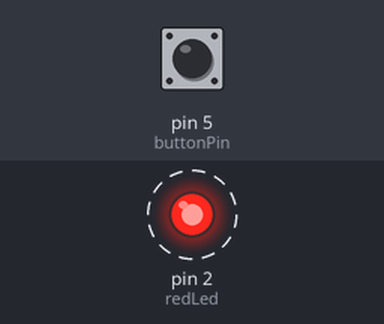
A sketch run on a simulated Arduino Uno, built with avr-gcc and run on an emulated ATmega328P. Parts: output pins drawn as LEDs (lit = HIGH). Dashed ring = blinking. The inputs (shaded band) are chosen by the test bench; at power-on: pin 5 (buttonPin) LOW.

Above: at 4.8 s.
4.9 s: pin 5 (buttonPin) pulled HIGH for 2.35 s
At 5.5 s:
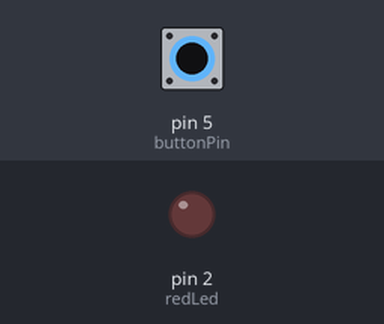
At 8.2 s:
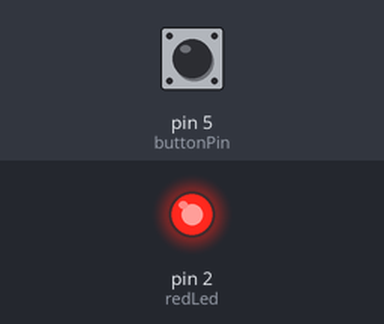
Timing chart, 0 to 14.7 s (numbered marks = the images above; inputs shaded):
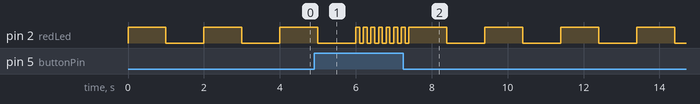

The sketch:

blink.ino
```cpp
// constants
const int redLed = 2;
const int buttonPin = 5;

// variables that change
int buttonState = 0;
int blinkDelay = 1000;


// the setup routine runs once when you press reset:
void setup() {
  // initialize the digital pin as an output.
  pinMode(redLed, OUTPUT);
  // read from the button pin
  pinMode(buttonPin, INPUT);
}

// the loop routine runs over and over again forever:
void loop() {

  buttonState = digitalRead(buttonPin);
  if(buttonState == HIGH){
    blinkDelay=100;
  }
  else{
    blinkDelay=1000;
  }
  digitalWrite(redLed, HIGH);   // turn the LED on (HIGH is the voltage level)
  delay(blinkDelay);
  digitalWrite(redLed, LOW);    // turn the LED off by making the voltage LOW
  delay(blinkDelay);
}
```
